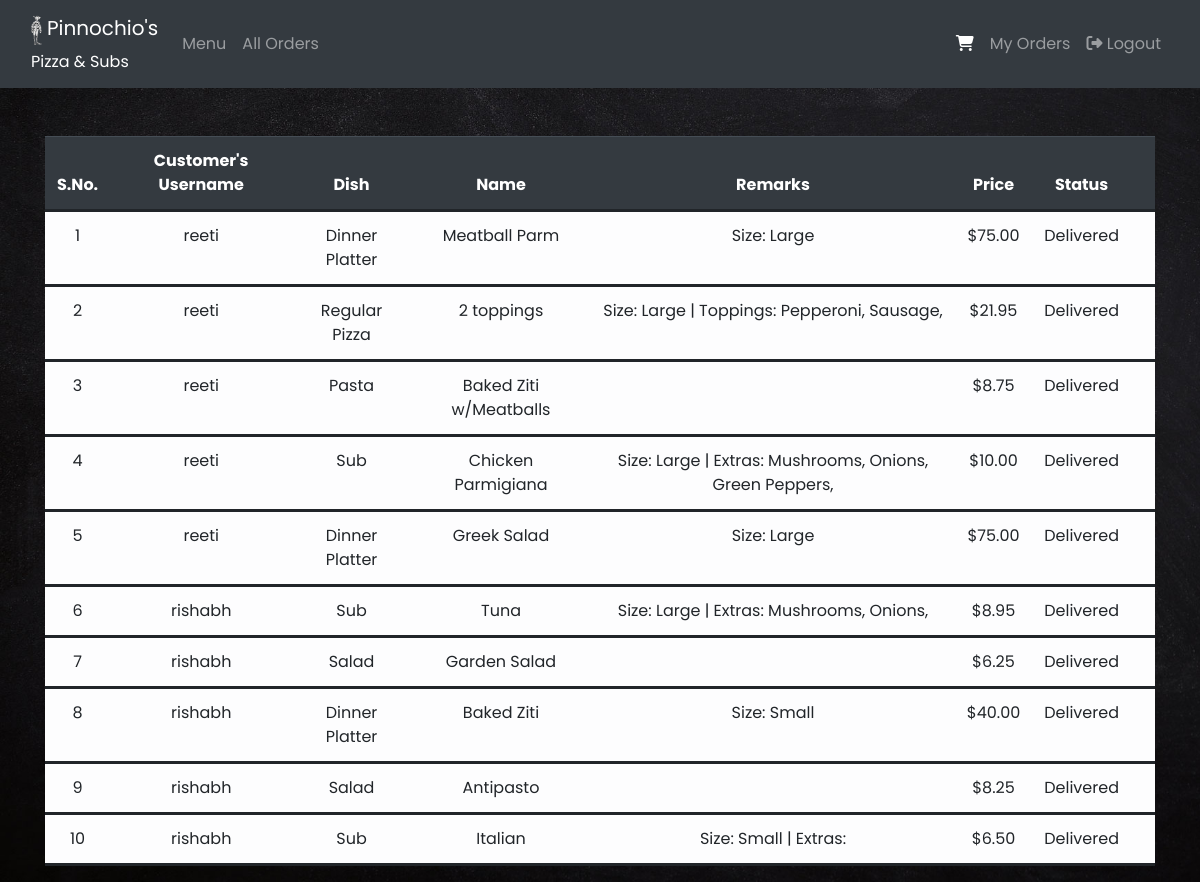
Before: /allorders/ (signed in) with the older database file.
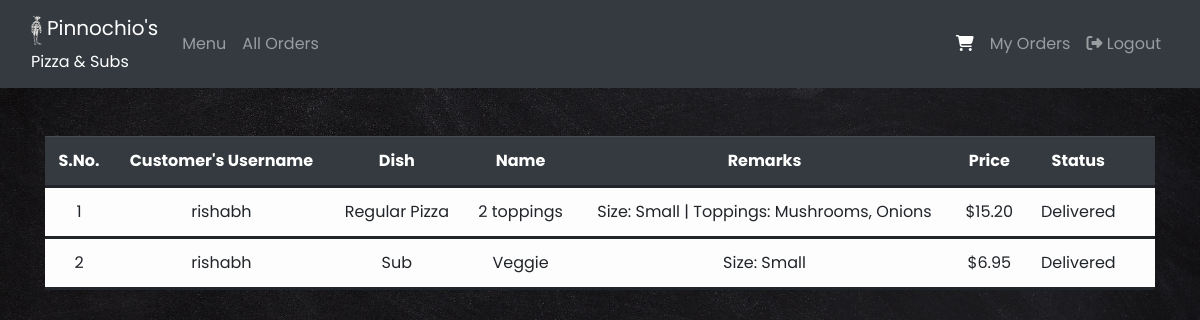
After: the same page with the newer database file.
### orders/models.py (models this page shows, shortened)
class Orders(models.Model):
    username = models.CharField(max_length=32)
    dishtype = models.CharField(max_length=32)
    dishname = models.CharField(max_length=32)
    price = models.DecimalField(max_digits=5, decimal_places=2, help_text='Price in US dollars')
    remarks = models.TextField()
    status = models.CharField(max_length=32)

### orders/views.py (the view)
# urls.py: path("allorders/", views.allorders, name="allorders"),
@login_required
def allorders(request):
    if request.user.is_superuser:
        orders = Orders.objects.all().order_by('id').reverse()
        context = {
            "orders" : orders
        }
        return render(request, "orders/allorders.html", context)
    else:
        return HttpResponseRedirect(reverse('index'))

### orders/templates/orders/allorders.html (shortened to what this page needs)
{% extends "orders/base.html" %}
{% block content %}
<div class="container pt-5">
    {% if orders %}
    <table class="table table-hover table-light">
        <thead class="thead-dark">
            <tr>
                <th>S.No.</th>
                <th>Customer's Username</th>
                <th>Dish</th>
                <th>Name</th>
                <th>Remarks</th>
                <th>Price</th>
                <th>Status</th>
                <th></th>
            </tr>
        </thead>
        <tbody>
            {% for order in orders %}
            <tr>
                <td>{{ forloop.counter }}</td>
                <td>{{ order.username }}</td>
                <td>{{ order.dishtype }}</td>
                <td>{{ order.dishname }}</td>
                <td>{{ order.remarks }}</td>
                <td>${{ order.price }}</td>
                <td>{{ order.status }}</td>
            </tr>
            {% endfor %}
        </tbody>
    </table>
    {% else %}
    <h3 class="text-white"> There are no orders </h3>
    {% endif %}
</div>
{% endblock %}

Changed rows visible on the page:
removed Orders: username "reeti", dishtype "Dinner Platter", dishname "Meatball Parm", remarks "Size: Large", price "75.00", status "Delivered"
removed Orders: username "reeti", dishtype "Regular Pizza", dishname "2 toppings", remarks "Size: Large | Toppings: Pepperoni, Sausage,", price "21.95", status "Delivered"
removed Orders: username "reeti", dishtype "Pasta", dishname "Baked Ziti w/Meatballs", price "8.75", status "Delivered"
removed Orders: username "reeti", dishtype "Sub", dishname "Chicken Parmigiana", remarks "Size: Large | Extras: Mushrooms, Onions, Green Peppers,", price "10.00", status "Delivered"
removed Orders: username "reeti", dishtype "Dinner Platter", dishname "Greek Salad", remarks "Size: Large", price "75.00", status "Delivered"
removed Orders: username "rishabh", dishtype "Sub", dishname "Tuna", remarks "Size: Large | Extras: Mushrooms, Onions,", price "8.95", status "Delivered"
removed Orders: username "rishabh", dishtype "Salad", dishname "Garden Salad", price "6.25", status "Delivered"
removed Orders: username "rishabh", dishtype "Dinner Platter", dishname "Baked Ziti", remarks "Size: Small", price "40.00", status "Delivered"
removed Orders: username "rishabh", dishtype "Salad", dishname "Antipasto", price "8.25", status "Delivered"
removed Orders: username "rishabh", dishtype "Sub", dishname "Italian", remarks "Size: Small | Extras:", price "6.50", status "Delivered"
added Orders: username "rishabh", dishtype "Regular Pizza", dishname "2 toppings", remarks "Size: Small | Toppings: Mushrooms, Onions", price "15.20", status "Delivered"
added Orders: username "rishabh", dishtype "Sub", dishname "Veggie", remarks "Size: Small", price "6.95", status "Delivered"
